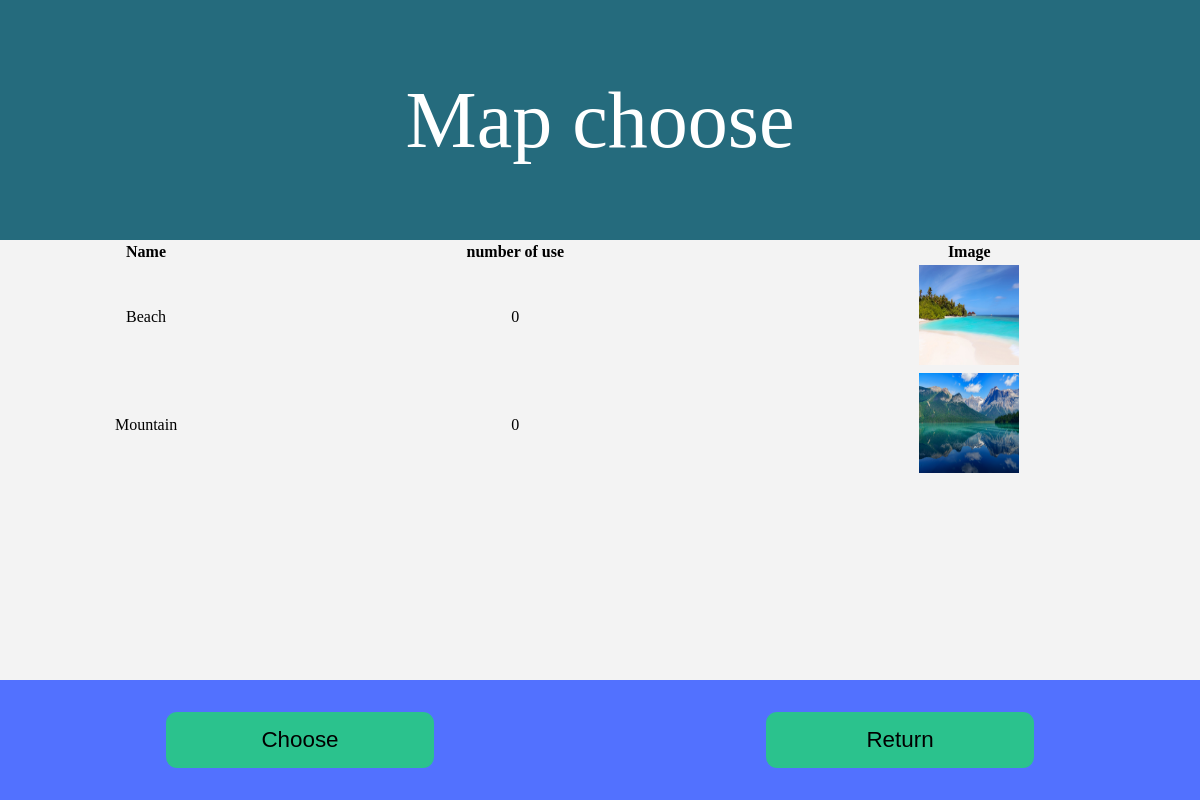
The page /map on the database its author committed.
### tables this page shows
CREATE TABLE 'Map' (
                    	'id' INT(5) NOT NULL ,
                    	'Name' TEXT,
                    	'Path picture' TEXT,
                    	'NbUse' INT(10),
                    	PRIMARY KEY ('id'));

### home.py (the view)
@app.route("/map")
def map():
    connexion = sqlite3.connect("static/game.db")
    curseur = connexion.cursor()
    data = curseur.execute("SELECT * from Map;")
    table = []
    for row in data:
        ligne = {
                'name': row[1],
                'nbuse':row[3],
                'path':row[2],
                'id':row[0]
            }
        table.append(ligne)
    connexion.close()
    return render_template("map.html",table=table)

### templates/map.html (shortened to what this page needs)
<!DOCTYPE html>
<html lang="en" dir="ltr">
  <head>
    <link rel="stylesheet" href="{{ url_for('static', filename='map.css') }}">
  </head>
  <body>
    <div class="play">
      <header>
        <p>Map choose</p>
      </header>
      <div class="list">
        <table style="width:100%">
          <tr>
            <th>Name</th>
            <th>number of use</th>
            <th>Image</th>
          </tr>
          {% for t in table %}
          <tr id={{t.id}}  onclick="getTrValues(this.id)">
            <td>{{ t.name }}</td>
            <td>{{ t.nbuse }}</td>
            <td><img width="100px" height="100px" src="{{ t.path }}" alt="image"></td>
          </tr>
          {% endfor %}
        </table>
      </div>
    </div>
    <footer>
      <div class="div_button1">
       <button class="button1" type="button" name="choose" onclick="changeMap()">Choose</button>
      </div>
      <div class="div_button2">
        <button class="button2" type="button" name="return" onclick="window.location.href='{{ url_for( 'home')}}'">Return</button>
      </div>
    </footer>
  </body>
</html>

### static/map.css (style rules this page uses)
header { text-align: center; padding: 20px; position: relative; background-color:#256B7D; height: 25vh; }
header p { font-size: 5em; color : white; }
body { background-color: #F3F3F3; margin : 0px; }
.play { width: 100%; height: 50vh; text-align: center; min-height: calc(100vh - 15vh) }
footer { display: flex; flex-direction: row; background-color: #5271FF; height: 15vh; }
.div_button1, .div_button2 { width: 50%; text-align: center; height: 100%; }
.button1, .button2, header p { position: relative; top: 50%; transform: translateY(-50%); margin: 0; }
.button1, .button2 { font-size:1.4em; width: 12em; height: 2.5em; background-color: rgb(43,194,141); border : 0; padding: 0; border-radius: 0.5em; }

### rows shown on the page
Map: name "Beach", nbuse "0", path (picture)
Map: name "Mountain", nbuse "0", path (picture)
